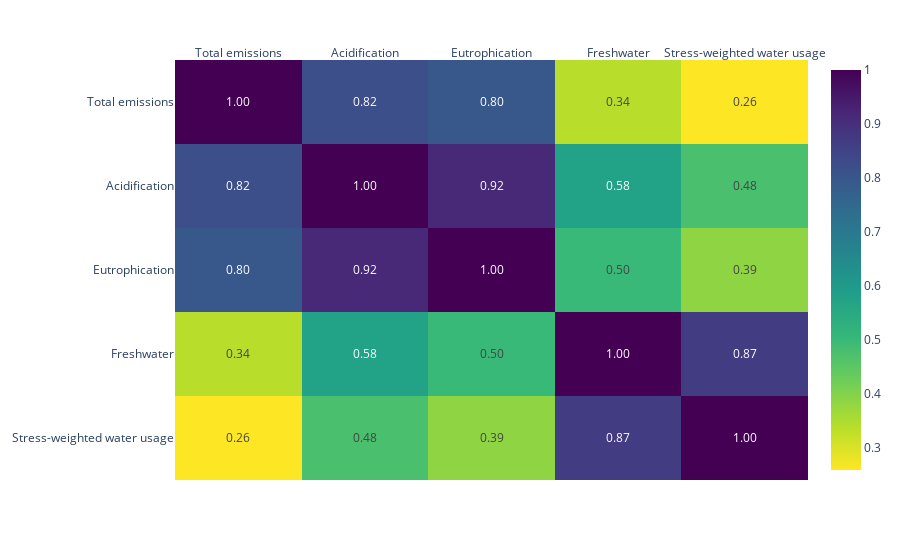

Notebook source saved alongside this figure:
### Markdown cell above
This scatter plot shows that high global production and low emissions per kg are highly correlated. This figure is meant to support the perspective that it matters a lot whether you produce food locally or globally; the emissions
produced during transport are significant, and a huge factor in the total emissions of the
food we consume.

### Code cell
correlations = df_cat.loc[:, 'Total emissions': 'Stress-weighted water usage']


corr = correlations.corr(method='pearson')


fig = px.imshow(corr, text_auto='.2f', aspect='auto', color_continuous_scale='viridis_r')
fig.update_xaxes(side="top")
fig.show()

### Figure 1 — Plotly figure (JSON) as saved in the notebook; plotly's stock layout.template omitted (floating-point values rounded to 4 significant figures)
{"data": [{"coloraxis": "coloraxis", "hovertemplate": "x: %{x}<br>y: %{y}<br>color: %{z}<extra></extra>", "name": "0", "texttemplate": "%{z:.2f}", "type": "heatmap", "x": ["Total emissions", "Acidification", "Eutrophication", "Freshwater", "Stress-weighted water usage"], "xaxis": "x", "y": ["Total emissions", "Acidification", "Eutrophication", "Freshwater", "Stress-weighted water usage"], "yaxis": "y", "z": [[1, 0.8203, 0.7986, 0.3375, 0.259], [0.8203, 1, 0.9164, 0.5765, 0.4762], [0.7986, 0.9164, 1, 0.5003, 0.3853], [0.3375, 0.5765, 0.5003, 1, 0.8688], [0.259, 0.4762, 0.3853, 0.8688, 1]]}], "layout": {"coloraxis": {"colorscale": [[0, "#fde725"], [0.1111, "#b5de2b"], [0.2222, "#6ece58"], [0.3333, "#35b779"], [0.4444, "#1f9e89"], [0.5556, "#26828e"], [0.6667, "#31688e"], [0.7778, "#3e4989"], [0.8889, "#482878"], [1, "#440154"]]}, "margin": {"t": 60}, "xaxis": {"anchor": "y", "domain": [0, 1], "side": "top"}, "yaxis": {"anchor": "x", "autorange": "reversed", "domain": [0, 1]}}}
